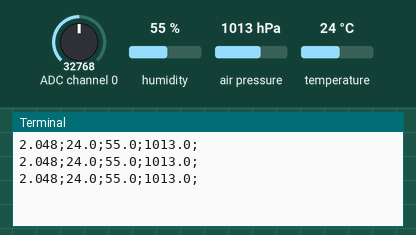
A program run on a simulated Raspberry Pi (BCM pin numbers). On the bench: the last lines printed to the terminal. The test bench sets the inputs (shaded band); at power-on: humidity 55 %, ADC channel 0 = 32768, air pressure 1013 hPa, temperature 24 °C (analog values on the 0–65535 scale). Files the program writes start out absent.

Above: at 1.2 s.
1.3 s: humidity set to 22 %
At 2.0 s:
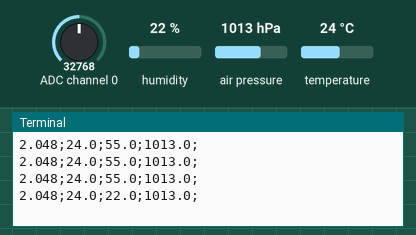
2.8 s: ADC channel 0 set to 45874
At 3.5 s:
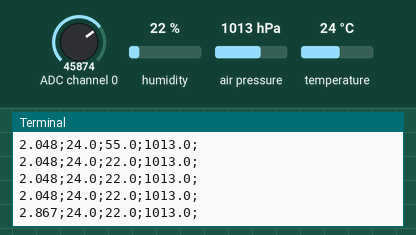
4.3 s: air pressure set to 952 hPa
At 4.3 s:
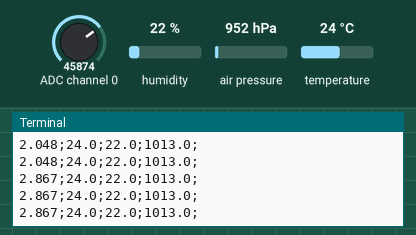
5.8 s: temperature set to 12 °C
At 5.8 s:
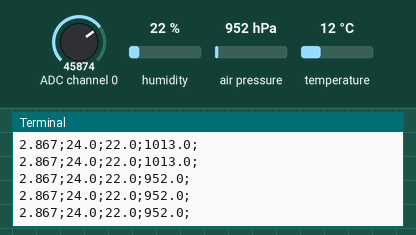
7.3 s: ADC channel 0 set to 63568
At 7.7 s:
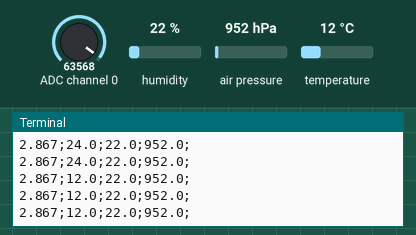
Timing chart, 0 to 9.8 s (numbered marks = the images above; inputs shaded):
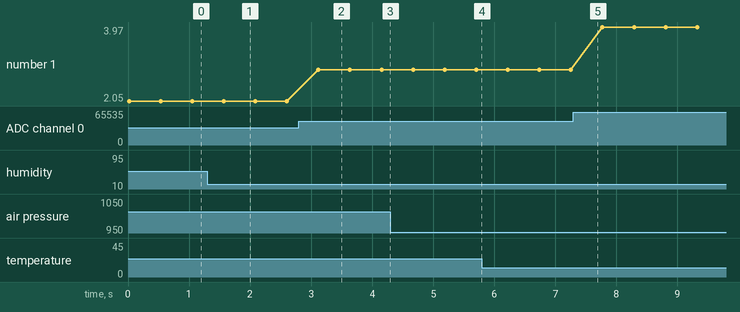

The program:

ADS+BME.py
```python
import time
import board
import busio
#Knihovna pro ADS
import adafruit_ads1x15.ads1015 as ADS
from adafruit_ads1x15.analog_in import AnalogIn
#Knihovny pro BME
from adafruit_bme280 import basic as adafruit_bme280

# Create the I2C bus
i2c = busio.I2C(board.SCL, board.SDA)

# Create the BME object
bme280 = adafruit_bme280.Adafruit_BME280_I2C(i2c)
# change this to match the location's pressure (hPa) at sea level
bme280.sea_level_pressure = 1021

# Create the ADC object using the I2C bus
ads = ADS.ADS1015(i2c)
# Create differential input between channel 0 and 1
chan = AnalogIn(ads, ADS.P0)

dataword = ("")
raw = ("")
voltage = ("")
temperature = ("")
humidity = ("")
pressure = ("")
altitude = ("")

def ADSread():
    global raw
    global voltage

    raw = ("%6i" % chan.value)
    voltage =("%0.3f" %chan.voltage)

def BMEread():
    global temperature
    global humidity
    global pressure
    global altitude

    temperature = ("%0.1f" % bme280.temperature)
    humidity = ("%0.1f" % bme280.relative_humidity)
    pressure = ("%0.1f" % bme280.pressure)
    altitude = ("%0.2f" % bme280.altitude)

def DataWord():
    global raw
    global voltage
    global temperature
    global humidity
    global pressure
    global altitude
    global dataword

    dataword = ("")
    dataword +=("%s;" % voltage)
    #dataword +=("%s;" % raw)
    dataword +=("%s;" % temperature)
    dataword +=("%s;" % humidity)
    dataword +=("%s;" % pressure)
    #dataword +=("%s;" % altitude)

    print(dataword)


    with open("/home/pi/Desktop/adsbme.txt", "w") as file:
        if file.writable():
            file.write(dataword)


while True:
    ADSread()
    BMEread()
    DataWord()

    time.sleep(0.5)
```

Measured:
- after the input at 1.3 s, the terminal: prints a new line after 0.27 s (image 1)
- after the input at 2.8 s, the terminal: prints a new line after 0.32 s (image 2)
- plotted number 1: 2.05 → 2.87 after the input at 2.8 s, 2.87 → 3.97 after the input at 7.3 s
